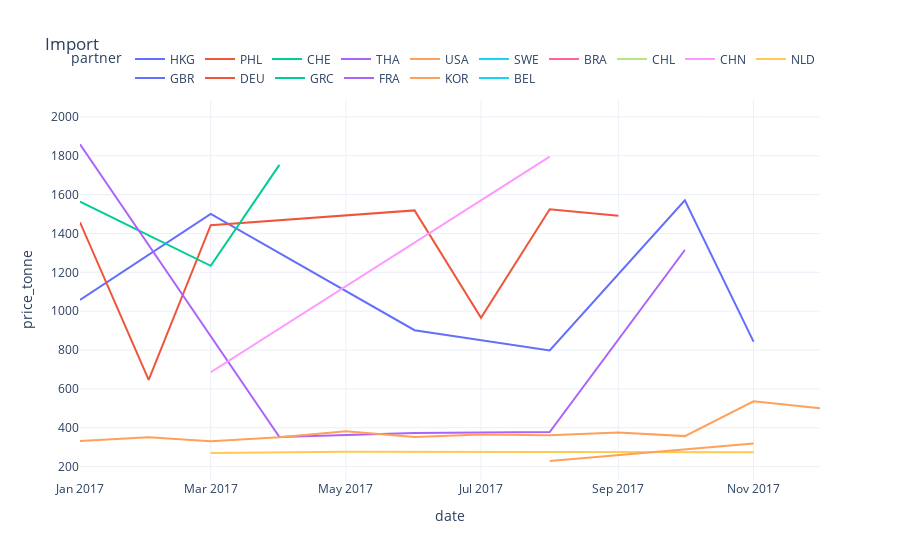
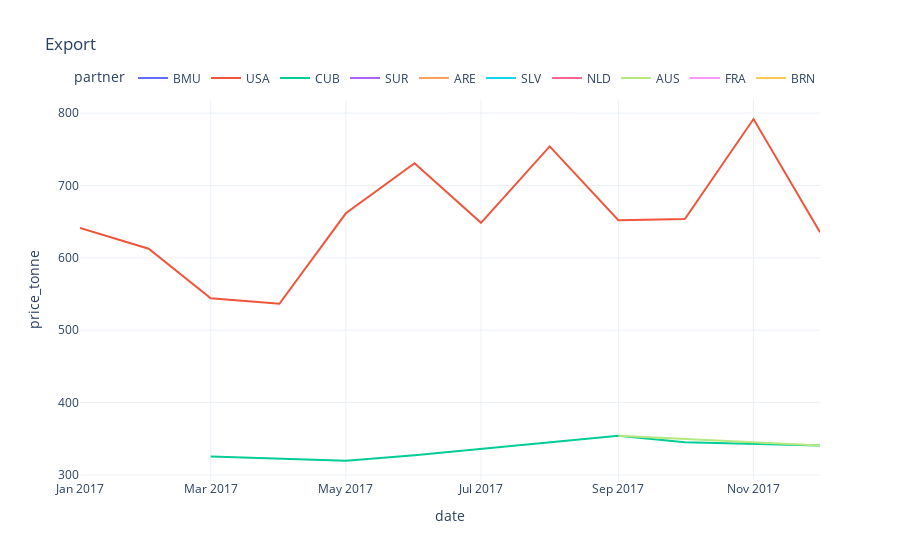

The notebook cell saved with these charts, in order:
### Code cell
chemical = 'naoh'
country = 'CAN'
data = dataset[chemical][country]

import_df = data['import_df']
import_df['price_tonne'] = import_df['price']*1000
import_df = import_df[import_df['price_tonne'].between(0,2000)]
fig = create_plotly_line_chart(df=import_df, x_col='date', y_col='price_tonne', category_col='partner',title='Import')
display(fig)
export_df = data['export_df']
export_df['price_tonne'] = export_df['price']*1000
export_df = export_df[export_df['price_tonne'].between(0,2000)]
fig = create_plotly_line_chart(df=export_df, x_col='date', y_col='price_tonne', category_col='partner', title='Export')
display(fig)
display(data['metrics'])

### Figure 1 — Plotly figure (JSON) as saved in the notebook; plotly's stock layout.template omitted (floating-point values rounded to 4 significant figures)
{"data": [{"legendgroup": "HKG", "line": {"color": "#636efa", "dash": "solid"}, "marker": {"symbol": "circle"}, "mode": "lines", "name": "HKG", "orientation": "v", "showlegend": true, "type": "scatter", "x": ["2017-01-01T00:00:00", "2017-03-01T00:00:00", "2017-06-01T00:00:00", "2017-08-01T00:00:00", "2017-10-01T00:00:00", "2017-11-01T00:00:00"], "xaxis": "x", "y": [1058.0, 1500.0, 902.0, 797.7, 1570.0, 843.4], "yaxis": "y"}, {"legendgroup": "PHL", "line": {"color": "#EF553B", "dash": "solid"}, "marker": {"symbol": "circle"}, "mode": "lines", "name": "PHL", "orientation": "v", "showlegend": true, "type": "scatter", "x": ["2017-01-01T00:00:00", "2017-02-01T00:00:00", "2017-03-01T00:00:00", "2017-06-01T00:00:00", "2017-07-01T00:00:00", "2017-08-01T00:00:00", "2017-09-01T00:00:00"], "xaxis": "x", "y": [1457.0, 646.4, 1443.0, 1519.0, 965.3, 1524.0, 1491.0], "yaxis": "y"}, {"legendgroup": "CHE", "line": {"color": "#00cc96", "dash": "solid"}, "marker": {"symbol": "circle"}, "mode": "lines", "name": "CHE", "orientation": "v", "showlegend": true, "type": "scatter", "x": ["2017-01-01T00:00:00", "2017-03-01T00:00:00", "2017-04-01T00:00:00"], "xaxis": "x", "y": [1564.0, 1233.0, 1753.0], "yaxis": "y"}, {"legendgroup": "THA", "line": {"color": "#ab63fa", "dash": "solid"}, "marker": {"symbol": "circle"}, "mode": "lines", "name": "THA", "orientation": "v", "showlegend": true, "type": "scatter", "x": ["2017-01-01T00:00:00", "2017-04-01T00:00:00", "2017-06-01T00:00:00", "2017-08-01T00:00:00", "2017-10-01T00:00:00"], "xaxis": "x", "y": [1859.0, 351.9, 373.1, 377.6, 1315.0], "yaxis": "y"}, {"legendgroup": "USA", "line": {"color": "#FFA15A", "dash": "solid"}, "marker": {"symbol": "circle"}, "mode": "lines", "name": "USA", "orientation": "v", "showlegend": true, "type": "scatter", "x": ["2017-01-01T00:00:00", "2017-02-01T00:00:00", "2017-03-01T00:00:00", "2017-04-01T00:00:00", "2017-05-01T00:00:00", "2017-06-01T00:00:00", "2017-07-01T00:00:00", "2017-08-01T00:00:00", "2017-09-01T00:00:00", "2017-10-01T00:00:00", "2017-11-01T00:00:00", "2017-12-01T00:00:00"], "xaxis": "x", "y": [331.2, 351.3, 330.8, 350.7, 381.4, 352.2, 365.5, 360.9, 376.0, 356.8, 536.3, 500.7], "yaxis": "y"}, {"legendgroup": "SWE", "line": {"color": "#19d3f3", "dash": "solid"}, "marker": {"symbol": "circle"}, "mode": "lines", "name": "SWE", "orientation": "v", "showlegend": true, "type": "scatter", "x": ["2017-02-01T00:00:00"], "xaxis": "x", "y": [381.3], "yaxis": "y"}, {"legendgroup": "BRA", "line": {"color": "#FF6692", "dash": "solid"}, "marker": {"symbol": "circle"}, "mode": "lines", "name": "BRA", "orientation": "v", "showlegend": true, "type": "scatter", "x": ["2017-03-01T00:00:00"], "xaxis": "x", "y": [1046.0], "yaxis": "y"}, {"legendgroup": "CHL", "line": {"color": "#B6E880", "dash": "solid"}, "marker": {"symbol": "circle"}, "mode": "lines", "name": "CHL", "orientation": "v", "showlegend": true, "type": "scatter", "x": ["2017-03-01T00:00:00"], "xaxis": "x", "y": [1046.0], "yaxis": "y"}, {"legendgroup": "CHN", "line": {"color": "#FF97FF", "dash": "solid"}, "marker": {"symbol": "circle"}, "mode": "lines", "name": "CHN", "orientation": "v", "showlegend": true, "type": "scatter", "x": ["2017-03-01T00:00:00", "2017-08-01T00:00:00"], "xaxis": "x", "y": [685.5, 1795.0], "yaxis": "y"}, {"legendgroup": "NLD", "line": {"color": "#FECB52", "dash": "solid"}, "marker": {"symbol": "circle"}, "mode": "lines", "name": "NLD", "orientation": "v", "showlegend": true, "type": "scatter", "x": ["2017-03-01T00:00:00", "2017-05-01T00:00:00", "2017-11-01T00:00:00"], "xaxis": "x", "y": [269.7, 276.4, 273.8], "yaxis": "y"}, {"legendgroup": "GBR", "line": {"color": "#636efa", "dash": "solid"}, "marker": {"symbol": "circle"}, "mode": "lines", "name": "GBR", "orientation": "v", "showlegend": true, "type": "scatter", "x": ["2017-04-01T00:00:00"], "xaxis": "x", "y": [1746.0], "yaxis": "y"}, {"legendgroup": "DEU", "line": {"color": "#EF553B", "dash": "solid"}, "marker": {"symbol": "circle"}, "mode": "lines", "name": "DEU", "orientation": "v", "showlegend": true, "type": "scatter", "x": ["2017-06-01T00:00:00"], "xaxis": "x", "y": [1989.0], "yaxis": "y"}, {"legendgroup": "GRC", "line": {"color": "#00cc96", "dash": "solid"}, "marker": {"symbol": "circle"}, "mode": "lines", "name": "GRC", "orientation": "v", "showlegend": true, "type": "scatter", "x": ["2017-06-01T00:00:00"], "xaxis": "x", "y": [773.5], "yaxis": "y"}, {"legendgroup": "FRA", "line": {"color": "#ab63fa", "dash": "solid"}, "marker": {"symbol": "circle"}, "mode": "lines", "name": "FRA", "orientation": "v", "showlegend": true, "type": "scatter", "x": ["2017-07-01T00:00:00"], "xaxis": "x", "y": [1971.0], "yaxis": "y"}, {"legendgroup": "KOR", "line": {"color": "#FFA15A", "dash": "solid"}, "marker": {"symbol": "circle"}, "mode": "lines", "name": "KOR", "orientation": "v", "showlegend": true, "type": "scatter", "x": ["2017-08-01T00:00:00", "2017-11-01T00:00:00"], "xaxis": "x", "y": [228.8, 318.9], "yaxis": "y"}, {"legendgroup": "BEL", "line": {"color": "#19d3f3", "dash": "solid"}, "marker": {"symbol": "circle"}, "mode": "lines", "name": "BEL", "orientation": "v", "showlegend": true, "type": "scatter", "x": ["2017-09-01T00:00:00"], "xaxis": "x", "y": [301.3], "yaxis": "y"}], "layout": {"autosize": true, "hovermode": "x unified", "legend": {"orientation": "h", "title": {"text": "partner"}, "tracegroupgap": 0, "x": 1, "xanchor": "right", "y": 1.02, "yanchor": "bottom"}, "title": {"text": "Import"}, "xaxis": {"anchor": "y", "autorange": true, "domain": [0, 1], "range": ["2017-01-01", "2017-12-01"], "title": {"text": "date"}, "type": "date"}, "yaxis": {"anchor": "x", "autorange": true, "domain": [0, 1], "range": [131.0, 2087.0], "title": {"text": "price_tonne"}, "type": "linear"}}}

### Figure 2 — Plotly figure (JSON) as saved in the notebook; plotly's stock layout.template omitted (floating-point values rounded to 4 significant figures)
{"data": [{"legendgroup": "BMU", "line": {"color": "#636efa", "dash": "solid"}, "marker": {"symbol": "circle"}, "mode": "lines", "name": "BMU", "orientation": "v", "showlegend": true, "type": "scatter", "x": ["2017-01-01T00:00:00"], "xaxis": "x", "y": [329.8], "yaxis": "y"}, {"legendgroup": "USA", "line": {"color": "#EF553B", "dash": "solid"}, "marker": {"symbol": "circle"}, "mode": "lines", "name": "USA", "orientation": "v", "showlegend": true, "type": "scatter", "x": ["2017-01-01T00:00:00", "2017-02-01T00:00:00", "2017-03-01T00:00:00", "2017-04-01T00:00:00", "2017-05-01T00:00:00", "2017-06-01T00:00:00", "2017-07-01T00:00:00", "2017-08-01T00:00:00", "2017-09-01T00:00:00", "2017-10-01T00:00:00", "2017-11-01T00:00:00", "2017-12-01T00:00:00"], "xaxis": "x", "y": [641.2, 612.6, 544.1, 536.5, 661.6, 730.6, 648.4, 754.0, 652.1, 653.6, 791.9, 635.3], "yaxis": "y"}, {"legendgroup": "CUB", "line": {"color": "#00cc96", "dash": "solid"}, "marker": {"symbol": "circle"}, "mode": "lines", "name": "CUB", "orientation": "v", "showlegend": true, "type": "scatter", "x": ["2017-03-01T00:00:00", "2017-05-01T00:00:00", "2017-06-01T00:00:00", "2017-09-01T00:00:00", "2017-10-01T00:00:00", "2017-12-01T00:00:00"], "xaxis": "x", "y": [325.6, 319.6, 327.1, 354.1, 345.1, 340.6], "yaxis": "y"}, {"legendgroup": "SUR", "line": {"color": "#ab63fa", "dash": "solid"}, "marker": {"symbol": "circle"}, "mode": "lines", "name": "SUR", "orientation": "v", "showlegend": true, "type": "scatter", "x": ["2017-05-01T00:00:00"], "xaxis": "x", "y": [319.3], "yaxis": "y"}, {"legendgroup": "ARE", "line": {"color": "#FFA15A", "dash": "solid"}, "marker": {"symbol": "circle"}, "mode": "lines", "name": "ARE", "orientation": "v", "showlegend": true, "type": "scatter", "x": ["2017-05-01T00:00:00"], "xaxis": "x", "y": [323.7], "yaxis": "y"}, {"legendgroup": "SLV", "line": {"color": "#19d3f3", "dash": "solid"}, "marker": {"symbol": "circle"}, "mode": "lines", "name": "SLV", "orientation": "v", "showlegend": true, "type": "scatter", "x": ["2017-08-01T00:00:00"], "xaxis": "x", "y": [455.1], "yaxis": "y"}, {"legendgroup": "NLD", "line": {"color": "#FF6692", "dash": "solid"}, "marker": {"symbol": "circle"}, "mode": "lines", "name": "NLD", "orientation": "v", "showlegend": true, "type": "scatter", "x": ["2017-08-01T00:00:00"], "xaxis": "x", "y": [344.9], "yaxis": "y"}, {"legendgroup": "AUS", "line": {"color": "#B6E880", "dash": "solid"}, "marker": {"symbol": "circle"}, "mode": "lines", "name": "AUS", "orientation": "v", "showlegend": true, "type": "scatter", "x": ["2017-09-01T00:00:00", "2017-12-01T00:00:00"], "xaxis": "x", "y": [354.1, 340.5], "yaxis": "y"}, {"legendgroup": "FRA", "line": {"color": "#FF97FF", "dash": "solid"}, "marker": {"symbol": "circle"}, "mode": "lines", "name": "FRA", "orientation": "v", "showlegend": true, "type": "scatter", "x": ["2017-09-01T00:00:00"], "xaxis": "x", "y": [555.0], "yaxis": "y"}, {"legendgroup": "BRN", "line": {"color": "#FECB52", "dash": "solid"}, "marker": {"symbol": "circle"}, "mode": "lines", "name": "BRN", "orientation": "v", "showlegend": true, "type": "scatter", "x": ["2017-12-01T00:00:00"], "xaxis": "x", "y": [340.6], "yaxis": "y"}], "layout": {"autosize": true, "hovermode": "x unified", "legend": {"orientation": "h", "title": {"text": "partner"}, "tracegroupgap": 0, "x": 1, "xanchor": "right", "y": 1.02, "yanchor": "bottom"}, "title": {"text": "Export"}, "xaxis": {"anchor": "y", "autorange": true, "domain": [0, 1], "range": ["2017-01-01", "2017-12-01"], "title": {"text": "date"}, "type": "date"}, "yaxis": {"anchor": "x", "autorange": true, "domain": [0, 1], "range": [293.0, 818.1], "title": {"text": "price_tonne"}, "type": "linear"}}}
